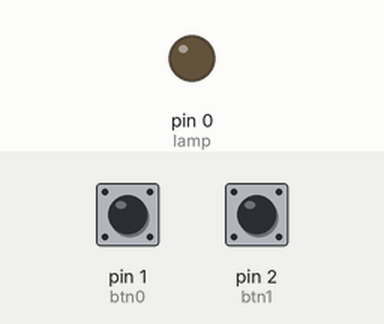
Bench run of a sketch on a simulated Arduino Uno, built with avr-gcc and run on an emulated ATmega328P. Parts: output pins drawn as LEDs (lit = HIGH). Inputs (shaded band) come from the test bench; at power-on: pin 2 (btn1) LOW, pin 1 (btn0) LOW.

Above: at 1.2 s.
1.3 s: pin 2 (btn1) pulled HIGH for 0.15 s
At 1.8 s:
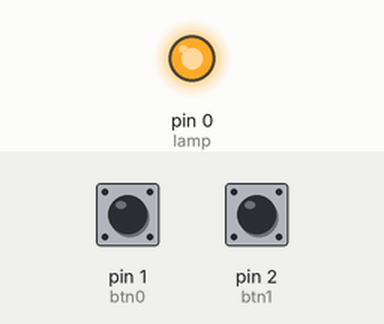
2.9 s: pin 1 (btn0) pulled HIGH for 0.15 s
At 4.1 s:
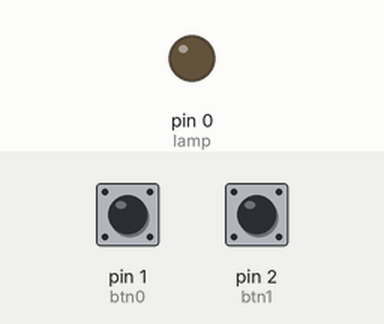
4.5 s: pin 2 (btn1) pulled HIGH for 1 s
At 5.4 s:
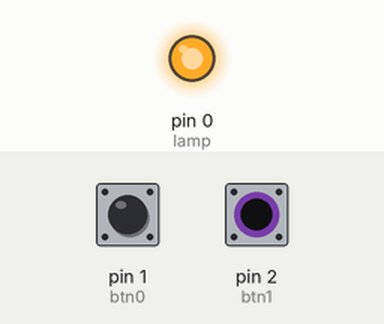
Timing chart, 0 to 7.5 s (numbered marks = the images above; inputs shaded):
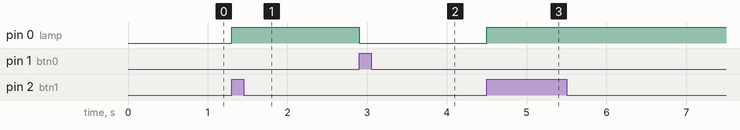

The sketch:

BluetoothLight.ino
```cpp
#include <SoftwareSerial.h>


SoftwareSerial Bluetooth(3, 4); //RX, TX
char val;
int lamp = 0;
int btn0 = 1;
int btn1 = 2;

void setup() { //setup

pinMode(lamp, OUTPUT);
pinMode(btn0, INPUT);
pinMode(btn1, INPUT);
pinMode(3, INPUT);

Bluetooth.begin(9600);
} //end setup

void loop() {

if(Bluetooth.available()){ //if
  val = Bluetooth.read();
}//end if

  if(val=='n'){
    digitalWrite(lamp, HIGH);
  }else if(val=='f'){
    digitalWrite(lamp, LOW);
  }


if(digitalRead(btn0)==HIGH){
  Bluetooth.flush();
  val = 'f';
} else if(digitalRead(btn1)==HIGH){
  Bluetooth.flush();
  val = 'n';
}

} //end loop
```

Measured:
- after the input at 1.3 s, pin 0 (lamp): LOW → HIGH at once
- after the input at 2.9 s, pin 0 (lamp): HIGH → LOW at once
- after the input at 4.5 s, pin 0 (lamp): LOW → HIGH at once
